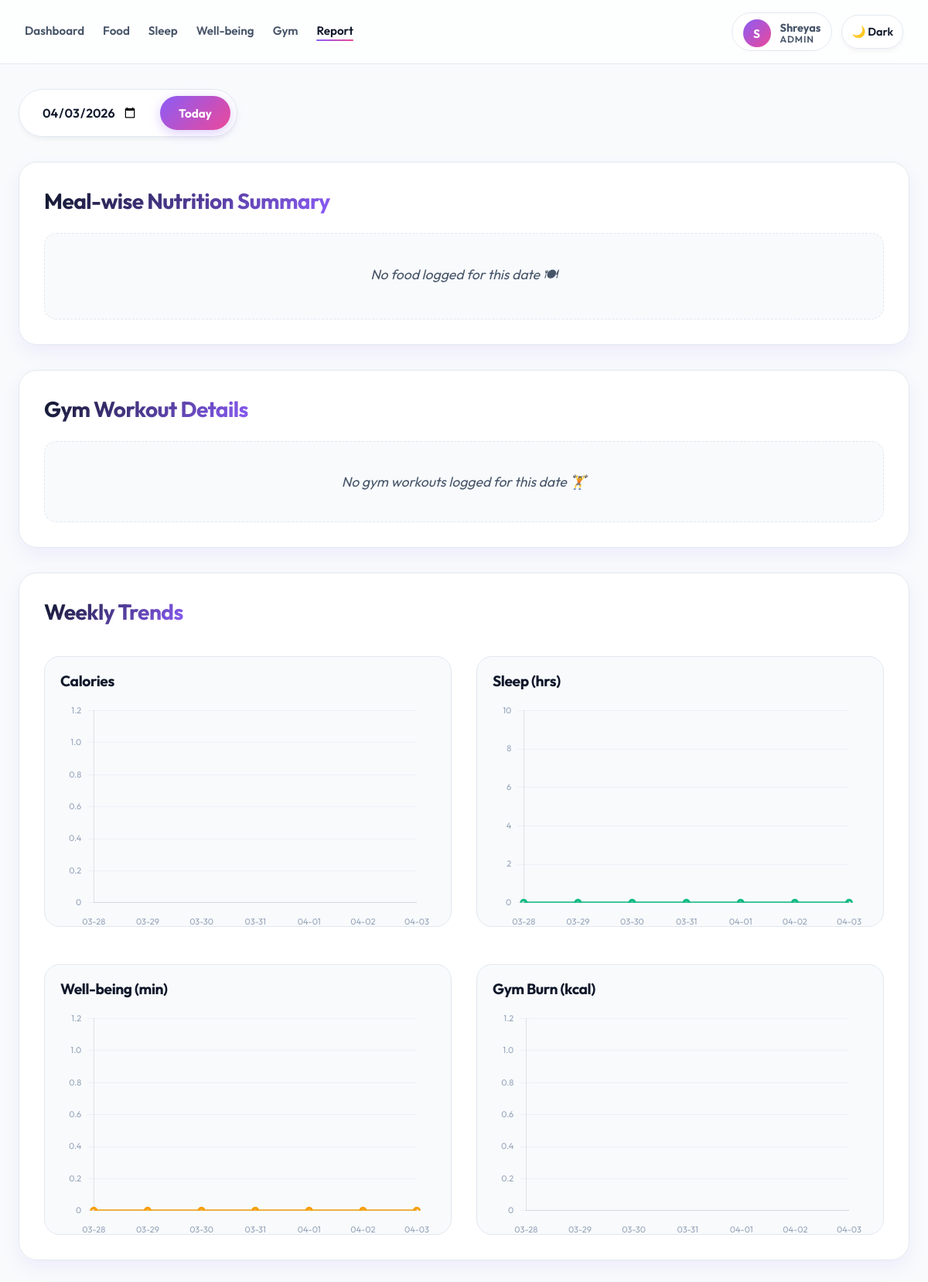
Before: /report (signed in) with the older database file.
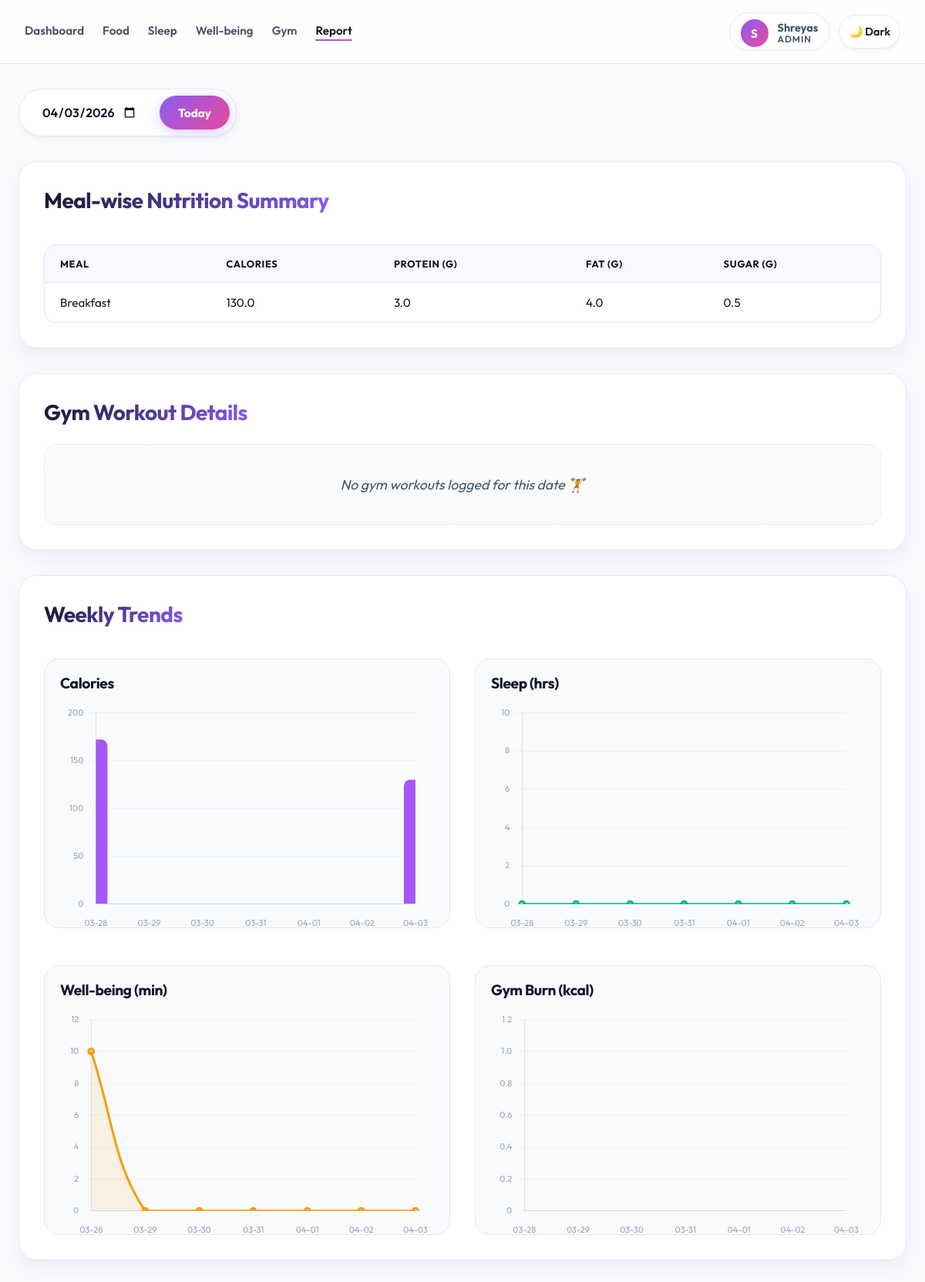
After: the same page with the newer database file.
### tables this page shows
CREATE TABLE food_log (
            id INTEGER PRIMARY KEY AUTOINCREMENT,
            date TEXT,
            meal TEXT,
            food TEXT,
            qty REAL,
            calories REAL,
            protein REAL,
            fat REAL,
            sugar REAL
        , user_id INTEGER);

### app.py (the view)
@app.route("/report")
@login_required
def report():
    selected_date = normalize_selected_date(request.args.get("date"))
    week = get_week_dates(selected_date)
    db = get_db()
    meals = db.execute(
        """
        SELECT meal,
               SUM(calories) cal,
               SUM(protein) protein,
               SUM(fat) fat,
               SUM(sugar) sugar
        FROM food_log
        WHERE user_id = ? AND date = ?
        GROUP BY meal
        """,
        (current_user.id, selected_date),
    ).fetchall()
    weekly_cal, weekly_sleep, weekly_wellbeing, weekly_gym = [], [], [], []
    for day_value in week:
        weekly_cal.append(
            db.execute(
                "SELECT COALESCE(SUM(calories), 0) FROM food_log WHERE user_id = ? AND date = ?",
                (current_user.id, day_value),
            ).fetchone()[0]
        )
        sleep_row = db.execute(
            "SELECT hours FROM sleep_log WHERE user_id = ? AND date = ?",
            (current_user.id, day_value),
        ).fetchone()
        weekly_sleep.append(sleep_row["hours"] if sleep_row else 0)
        weekly_wellbeing.append(
            db.execute(
                "SELECT COALESCE(SUM(minutes), 0) FROM wellbeing_log WHERE user_id = ? AND date = ?",
                (current_user.id, day_value),
            ).fetchone()[0]
        )
        weekly_gym.append(
            db.execute(
                "SELECT COALESCE(SUM(calories), 0) FROM gym_log WHERE user_id = ? AND date = ?",
                (current_user.id, day_value),
            ).fetchone()[0]
        )
    gym_logs = db.execute(
        "SELECT * FROM gym_log WHERE user_id = ? AND date = ?",
        (current_user.id, selected_date),
    ).fetchall()
    gym_total = db.execute(
        "SELECT COALESCE(SUM(calories), 0) FROM gym_log WHERE user_id = ? AND date = ?",
        (current_user.id, selected_date),
    ).fetchone()[0]
    db.close()
    return render_page(
        "report.html",
        active_page="report",
        meals=meals,
        gym_logs=gym_logs,
        gym_total=gym_total,
        selected_date=selected_date,
        week=week,
        weekly_cal=weekly_cal,
        weekly_sleep=weekly_sleep,
        weekly_wellbeing=weekly_wellbeing,
        weekly_gym=weekly_gym,
        max_date=date.today().isoformat(),
    )

### app.py (called while the page is built, shortened)
def get_sqlite_path():
    if DATABASE_URL.startswith("sqlite:///"):
        return DATABASE_URL.removeprefix("sqlite:///")
    if DATABASE_URL.startswith("sqlite://"):
        return DATABASE_URL.removeprefix("sqlite://")
    return str(DEFAULT_SQLITE_PATH)

def get_db():
    db = sqlite3.connect(get_sqlite_path())
    db.row_factory = sqlite3.Row
    db.execute("PRAGMA foreign_keys = ON")
    return DBConnection(db, "sqlite")

def get_user_by_id(user_id):
    db = get_db()
    row = db.execute("SELECT * FROM users WHERE id = ?", (user_id,)).fetchone()
    db.close()
    return User(row) if row else None

def render_page(template_name, **context):
    return render_template(template_name, **context)

@login_manager.user_loader
def load_user(user_id):
    return get_user_by_id(int(user_id))

def normalize_selected_date(raw_date):
    today_iso = date.today().isoformat()
    if not raw_date:
        return today_iso
    try:
        parsed = datetime.strptime(raw_date, "%Y-%m-%d").date()
    except ValueError:
        return today_iso
    return min(parsed, date.today()).isoformat()

    @property
    def is_active(self):
        return self.active

    def close(self):
        self._conn.close()

### templates/report.html (shortened to what this page needs)
<!DOCTYPE html>
<html lang="en">
<head>
    <link rel="stylesheet" href="{{ url_for('static', filename='style.css') }}">
</head>
<body>
{% include "_navbar.html" %}
<div class="page-container">
    <div class="date-control">
        <form method="get">
            <input
                type="date"
                name="date"
                value="{{ selected_date }}"
                max="{{ max_date }}"
                onchange="this.form.submit()"
                class="date-input"
            >
        </form>
        <a href="{{ request.path }}" class="today-btn">Today</a>
    </div>
    <div class="card">
        <h2>Meal-wise Nutrition Summary</h2>
        {% if meals %}
        <div class="table-wrapper">
        <table class="log-table">
            <thead>
                <tr>
                    <th>Meal</th>
                    <th>Calories</th>
                    <th>Protein (g)</th>
                    <th>Fat (g)</th>
                    <th>Sugar (g)</th>
                </tr>
            </thead>
            <tbody>
                {% for m in meals %}
                <tr>
                    <td>{{ m.meal }}</td>
                    <td>{{ m.cal | round(2) }}</td>
                    <td>{{ m.protein | round(2) }}</td>
                    <td>{{ m.fat | round(2) }}</td>
                    <td>{{ m.sugar | round(2) }}</td>
                </tr>
                {% endfor %}
            </tbody>
        </table>
        </div>
        {% else %}
            <p class="empty-state">No food logged for this date 🍽</p>
        {% endif %}
    </div>
    <div class="card">
        <h2>Gym Workout Details</h2>
        {% if gym_logs %}
        <div class="table-wrapper">
        <table class="log-table">
            <thead>
                <tr>
                    <th>Exercise</th>
                    <th>Sets/Reps</th>
                    <th>Weight</th>
                    <th>Calories</th>
                </tr>
            </thead>
            <tbody>
                {% for log in gym_logs %}
                <tr>
                    <td>
                        <strong>{{ log.muscle }}</strong><br>
                        <small style="color:var(--text-muted)">{{ log.exercise }}</small>
                    </td>
                    <td>{{ log.sets }} × {{ log.reps }}</td>
                    <td>{{ log.weight }} kg</td>
                    <td>{{ log.calories | round }} kcal</td>
                </tr>
                {% endfor %}
            </tbody>
            <tfoot>
                <tr style="font-weight: bold; background: rgba(139, 92, 246, 0.1);">
                    <td colspan="3" style="text-align: right;">Total Gym Burn:</td>
                    <td>{{ gym_total | round }} kcal</td>
                </tr>
            </tfoot>
        </table>
        </div>
        {% else %}
            <p class="empty-state">No gym workouts logged for this date 🏋️</p>
        {% endif %}
    </div>
    <div class="card">
        <h2>Weekly Trends</h2>
        <div class="chart-grid">
            <div class="chart-block">
                <h4>Calories</h4>
                <canvas id="calorieChart"></canvas>
            </div>
            <div class="chart-block">
                <h4>Sleep (hrs)</h4>
                <canvas id="sleepChart"></canvas>
            </div>
            <div class="chart-block">
                <h4>Well-being (min)</h4>
                <canvas id="wellbeingChart"></canvas>
            </div>
            <div class="chart-block">
                <h4>Gym Burn (kcal)</h4>
                <canvas id="gymBurnChart"></canvas>
            </div>
        </div>
    </div>
</div>
</body>
</html>

Changed rows visible on the page:
added food_log: meal "Breakfast", cal "130.0", protein "3.0", fat "4.0", sugar "0.5"
Other visible differences:
chart data {{ weekly_cal | tojson }}: [0, 0, 0, 0, 0, 0, 0] → [172.0, 0, 0, 0, 0, 0, 130.0]
chart data {{ weekly_wellbeing | tojson }}: [0, 0, 0, 0, 0, 0, 0] → [10, 0, 0, 0, 0, 0, 0]
text no longer shown: "No food logged for this date 🍽"
text now shown: "MEAL CALORIES PROTEIN (G) FAT (G) SUGAR (G)"
